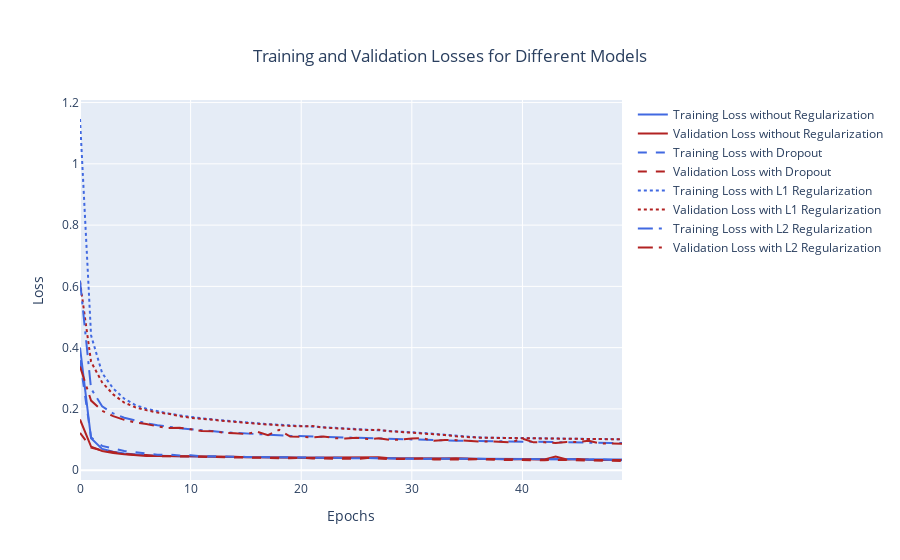

The code cell stored with this chart in its notebook:
### Code cell
loss1 = history1.history['loss']
val_loss1 = history1.history['val_loss']
loss2 = history2.history['loss']
val_loss2 = history2.history['val_loss']
loss3 = history3.history['loss']
val_loss3 = history3.history['val_loss']
loss4 = history4.history['loss']
val_loss4 = history4.history['val_loss']


fig = go.Figure()
fig.add_trace(go.Scatter(x=np.arange(len(loss1)), y=loss1,
                    name='Training Loss without Regularization', line=dict(color='royalblue')))
fig.add_trace(go.Scatter(x=np.arange(len(val_loss1)), y=val_loss1,
                    name='Validation Loss without Regularization', line = dict(color='firebrick')))

fig.add_trace(go.Scatter(x=np.arange(len(loss2)), y=loss2,
                    name='Training Loss with Dropout', line=dict(color='royalblue', dash='dash')))
fig.add_trace(go.Scatter(x=np.arange(len(val_loss2)), y=val_loss2,
                    name='Validation Loss with Dropout', line = dict(color='firebrick', dash='dash')))

fig.add_trace(go.Scatter(x=np.arange(len(loss3)), y=loss3,
                    name='Training Loss with L1 Regularization', line=dict(color='royalblue', dash='dot')))
fig.add_trace(go.Scatter(x=np.arange(len(val_loss3)), y=val_loss3,
                    name='Validation Loss with L1 Regularization', line = dict(color='firebrick', dash='dot')))

fig.add_trace(go.Scatter(x=np.arange(len(loss4)), y=loss4,
                    name='Training Loss with L2 Regularization', line=dict(color='royalblue', dash='longdashdot')))
fig.add_trace(go.Scatter(x=np.arange(len(val_loss4)), y=val_loss4,
                    name='Validation Loss with L2 Regularization', line = dict(color='firebrick', dash='longdashdot')))


fig.update_layout(xaxis_title='Epochs',
                  yaxis_title='Loss',
                  title={'text': "Training and Validation Losses for Different Models",
                                                'x':0.5,
                                                'xanchor': 'center',
                                                'yanchor': 'top'})
iplot(fig)
